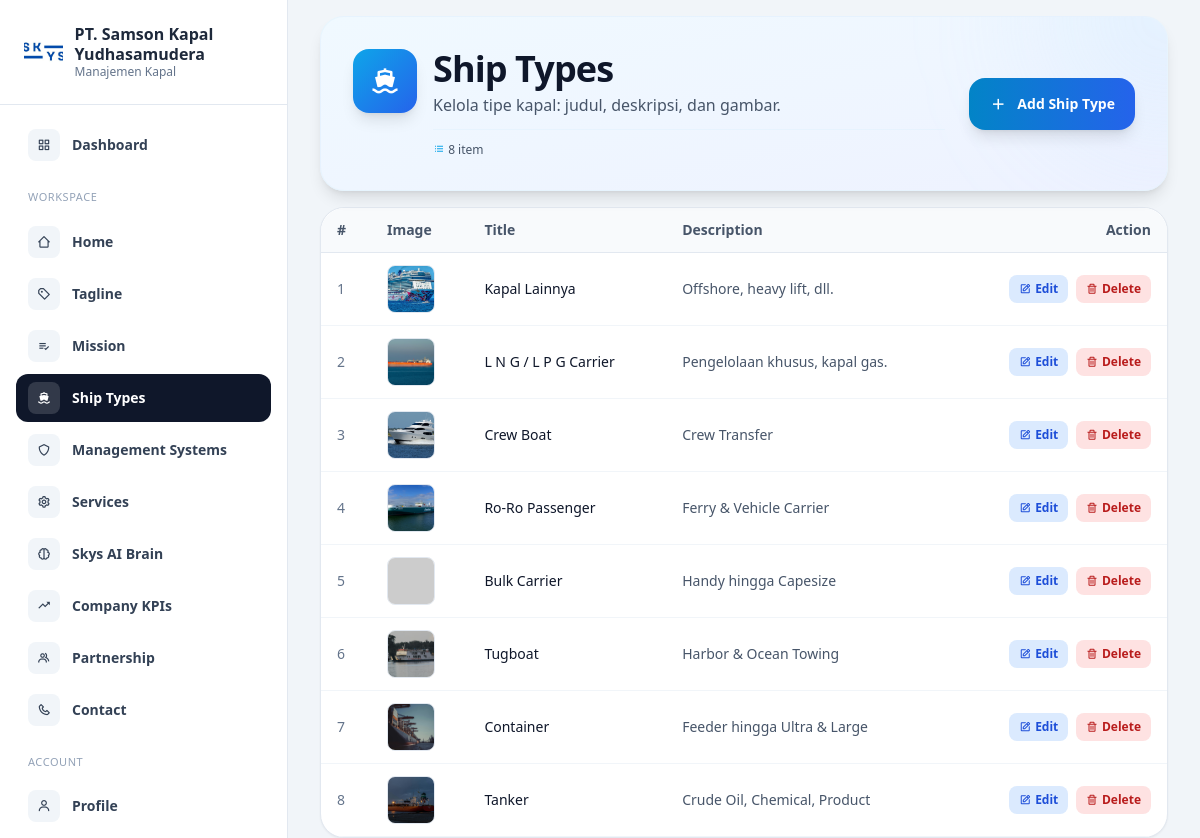
/dashboard/ship-types/index.php (signed in), run on the app's committed database.
### tables this page shows
CREATE TABLE `ship_types` (
  `id` int UNSIGNED NOT NULL,
  `title` varchar(255) NOT NULL,
  `description` text NOT NULL,
  `image` varchar(255) NOT NULL,
  `user_id` int UNSIGNED DEFAULT NULL,
  `created_at` datetime NOT NULL DEFAULT CURRENT_TIMESTAMP,
  `updated_at` datetime DEFAULT NULL ON UPDATE CURRENT_TIMESTAMP
);

### controllers/ShiptypesController.php (called while the page is built, shortened)
<?php
class ShiptypesController
{
    private mysqli $db;
    public function __construct(mysqli $db, ?AuthController $auth = null)
    {
        $this->db = $db;
    }
    public function getAll(): array
    {
        $list = [];
        $stmt = $this->db->prepare("SELECT id, title, description, image, user_id, created_at, updated_at FROM `ship_types` ORDER BY id DESC");
        $stmt->execute();
        $result = $stmt->get_result();
        while ($row = $result->fetch_assoc()) {
            $list[] = $row;
        }
        return $list;
    }
}

### dashboard/ship-types/index.php (the view, shortened to what this page needs)
<?php
require_once __DIR__ . '/../header.php';
require_once __DIR__ . '/../../config/db.php';
require_once __DIR__ . '/../../controllers/ShiptypesController.php';
$active = 'ship-types';
$auth = new AuthController($db);
$controller = new ShiptypesController($db, $auth);
$list = $controller->getAll();
?>
<section class="flex min-h-screen overflow-hidden">
    <?php require_once __DIR__ . '/../sidebar.php'; ?>
    <div class="flex-1 min-w-0 h-screen overflow-y-auto px-4 md:px-8 space-y-4">
        <div class="relative overflow-hidden rounded-3xl bg-gradient-to-br from-sky-50 via-blue-50 to-indigo-50 border border-sky-100/50 shadow-lg">
            <div class="absolute top-0 right-0 w-64 h-64 bg-gradient-to-br from-sky-200/20 to-blue-200/20 rounded-full blur-3xl -translate-y-1/2 translate-x-1/2"></div>
            <div class="relative px-6 md:px-8 py-6 md:py-8">
                <div class="flex flex-col md:flex-row items-start md:items-center md:justify-between gap-4 md:gap-6">
                    <div class="flex items-start gap-4 flex-1">
                        <div class="flex-shrink-0 w-14 h-14 md:w-16 md:h-16 rounded-2xl bg-gradient-to-br from-sky-500 to-blue-600 shadow-lg flex items-center justify-center hidden md:flex">
                            <i class='bx bxs-ship text-2xl md:text-3xl text-white'></i>
                        </div>
                        <div class="flex flex-col flex-1 min-w-0">
                            <h1 class="text-2xl sm:text-3xl md:text-4xl font-bold text-slate-900 tracking-tight">
                                Ship Types
                            </h1>
                            <p class="text-sm sm:text-base text-slate-600 leading-relaxed max-w-2xl mt-1">
                                Kelola tipe kapal: judul, deskripsi, dan gambar.
                            </p>
                            <div class="flex items-center gap-2 mt-3 pt-3 border-t border-sky-100/50 text-xs text-slate-600">
                                <span><i class='bx bx-list-ul text-sky-500'></i> <?php echo count($list); ?> item</span>
                            </div>
                        </div>
                    </div>
                    <div class="flex-shrink-0">
                        <a href="/dashboard/ship-types/create.php"
                            class="group flex items-center gap-2.5 rounded-2xl bg-gradient-to-r from-sky-600 to-blue-600 px-5 py-3 text-sm font-semibold text-white hover:from-sky-700 hover:to-blue-700 transition-all shadow-lg hover:shadow-xl transform hover:-translate-y-0.5">
                            <i class='bx bx-plus text-lg group-hover:rotate-90 transition-transform duration-300'></i>
                            <span class="hidden sm:inline">Add Ship Type</span>
                        </a>
                    </div>
                </div>
            </div>
        </div>
        <?php if (!empty($list)): ?>
            <div class="rounded-3xl border border-slate-200 bg-white shadow-sm overflow-hidden">
                <div class="overflow-x-auto">
                    <table class="w-full text-sm text-left">
                        <thead class="bg-slate-50 border-b border-slate-200 text-slate-600 font-semibold">
                            <tr>
                                <th class="px-4 py-3 rounded-tl-3xl">#</th>
                                <th class="px-4 py-3">Image</th>
                                <th class="px-4 py-3">Title</th>
                                <th class="px-4 py-3 max-w-xs">Description</th>
                                <th class="px-4 py-3 rounded-tr-3xl text-right">Action</th>
                            </tr>
                        </thead>
                        <tbody>
                            <?php foreach ($list as $i => $item): ?>
                                <tr class="border-b border-slate-100 hover:bg-slate-50/50">
                                    <td class="px-4 py-3 text-slate-500"><?php echo $i + 1; ?></td>
                                    <td class="px-4 py-3">
                                        <?php if (!empty($item['image'])): ?>
                                            <img src="<?php echo htmlspecialchars((strpos($item['image'], '/') === 0 ? '' : '/') . $item['image']); ?>"
                                                alt="" class="h-12 w-12 rounded-lg object-cover border border-slate-200"
                                                onerror="this.src='https://via.placeholder.com/48?text=?'">
                                        <?php else: ?>
                                            <span class="text-slate-400">—</span>
                                        <?php endif; ?>
                                    </td>
                                    <td class="px-4 py-3 font-medium text-slate-900"><?php echo htmlspecialchars($item['title']); ?></td>
                                    <td class="px-4 py-3 text-slate-600 max-w-xs truncate"><?php echo htmlspecialchars($item['description']); ?></td>
                                    <td class="px-4 py-3 text-right">
                                        <a href="/dashboard/ship-types/edit.php?id=<?php echo (int) $item['id']; ?>"
                                            class="inline-flex items-center gap-1 rounded-lg bg-blue-100 px-2.5 py-1.5 text-xs font-semibold text-blue-700 hover:bg-blue-200 mr-1">
                                            <i class='bx bx-edit'></i> Edit
                                        </a>
                                        <form action="/dashboard/ship-types/process.php" method="POST" class="inline" onsubmit="return confirm('Hapus ship type ini?');">
                                            <button type="submit" class="inline-flex items-center gap-1 rounded-lg bg-red-100 px-2.5 py-1.5 text-xs font-semibold text-red-700 hover:bg-red-200">
                                                <i class='bx bx-trash'></i> Delete
                                            </button>
                                        </form>
                                    </td>
                                </tr>
                            <?php endforeach; ?>
                        </tbody>
                    </table>
                </div>
            </div>
        <?php endif; ?>
    </div>
</section>
<?php require_once __DIR__ . '/../footer.php'; ?>

### dashboard/header.php (shortened to what this page needs)
<!DOCTYPE html>
<html lang="id">
<head>
    <script src="https://cdn.tailwindcss.com"></script>
    <link rel="stylesheet" href="https://cdnjs.cloudflare.com/ajax/libs/toastr.js/latest/toastr.min.css" />
    <link rel="stylesheet" href="https://cdnjs.cloudflare.com/ajax/libs/boxicons/2.1.4/css/boxicons.min.css">
</head>
<body class="bg-slate-100 text-slate-900">

### dashboard/sidebar.php (shortened to what this page needs)
<?php
$active = $active ?? 'dashboard';
function navClass(string $key, string $active): string
{
    $base = 'flex items-center gap-3 px-3 py-2 rounded-xl text-sm font-semibold ';
    if ($key === $active) {
        return $base . 'bg-slate-900 text-white';
    }
    return $base . 'text-slate-700 hover:bg-slate-100';
}
?>
<aside id="sidebar"
    class="fixed inset-y-0 left-0 z-50 w-72 bg-white text-slate-800 h-screen min-h-screen overflow-y-auto flex flex-col border-r border-slate-200 transform -translate-x-full transition-transform duration-300 ease-in-out lg:relative lg:translate-x-0">
    <div class="px-6 py-6 border-b border-slate-200 flex items-center justify-between">
        <div class="flex items-center gap-3">
            <div class="h-14 w-14 rounded-xl overflow-hidden">
                <img src="/public/logo.jpeg" alt="PT Samson Sure" class="h-full w-full object-cover">
            </div>
            <div>
                <div class="text-base font-semibold leading-tight">PT. Samson Kapal Yudhasamudera</div>
                <div class="text-xs text-slate-500">Manajemen Kapal</div>
            </div>
        </div>
    </div>
    <nav class="px-4 py-4 flex-1 space-y-1">
        <a href="/dashboard" class="<?php echo navClass('dashboard', $active); ?>">
            <span class="inline-flex h-8 w-8 items-center justify-center rounded-lg <?php echo $active === 'dashboard' ? 'bg-white/15' : 'bg-slate-100 text-slate-700'; ?>">
                <i class="bx bx-grid-alt"></i>
            </span>
            Dashboard
        </a>
        <div class="pt-4 pb-2 px-3 text-[11px] uppercase tracking-wider text-slate-400">Workspace</div>
        <a href="/dashboard/home" class="<?php echo navClass('home', $active); ?>">
            <span class="inline-flex h-8 w-8 items-center justify-center rounded-lg <?php echo $active === 'home' ? 'bg-white/15' : 'bg-slate-100 text-slate-700'; ?>">
                <i class="bx bx-home-alt-2"></i>
            </span>
            Home
        </a>
        <a href="/dashboard/tagline" class="<?php echo navClass('tagline', $active); ?>">
            <span class="inline-flex h-8 w-8 items-center justify-center rounded-lg <?php echo $active === 'tagline' ? 'bg-white/15' : 'bg-slate-100 text-slate-700'; ?>">
                <i class="bx bx-purchase-tag-alt"></i>
            </span>
            Tagline
        </a>
        <a href="/dashboard/mission" class="<?php echo navClass('mission', $active); ?>">
            <span class="inline-flex h-8 w-8 items-center justify-center rounded-lg <?php echo $active === 'mission' ? 'bg-white/15' : 'bg-slate-100 text-slate-700'; ?>">
                <i class="bx bx-list-check"></i>
            </span>
            Mission
        </a>
        <a href="/dashboard/ship-types" class="<?php echo navClass('ship-types', $active); ?>">
            <span class="inline-flex h-8 w-8 items-center justify-center rounded-lg <?php echo $active === 'ship-types' ? 'bg-white/15' : 'bg-slate-100 text-slate-700'; ?>">
                <i class="bx bxs-ship"></i>
            </span>
            Ship Types
        </a>
        <a href="/dashboard/management-systems" class="<?php echo navClass('management-systems', $active); ?>">
            <span class="inline-flex h-8 w-8 items-center justify-center rounded-lg <?php echo $active === 'management-systems' ? 'bg-white/15' : 'bg-slate-100 text-slate-700'; ?>">
                <i class="bx bx-shield"></i>
            </span>
            Management Systems
        </a>
        <a href="/dashboard/services" class="<?php echo navClass('services', $active); ?>">
            <span class="inline-flex h-8 w-8 items-center justify-center rounded-lg <?php echo $active === 'services' ? 'bg-white/15' : 'bg-slate-100 text-slate-700'; ?>">
                <i class="bx bx-cog"></i>
            </span>
            Services
        </a>
        <a href="/dashboard/skys-ai-brain" class="<?php echo navClass('skys-ai-brain', $active); ?>">
            <span class="inline-flex h-8 w-8 items-center justify-center rounded-lg <?php echo $active === 'skys-ai-brain' ? 'bg-white/15' : 'bg-slate-100 text-slate-700'; ?>">
                <i class="bx bx-brain"></i>
            </span>
            Skys AI Brain
        </a>
        <a href="/dashboard/company-kpis" class="<?php echo navClass('company-kpis', $active); ?>">
            <span class="inline-flex h-8 w-8 items-center justify-center rounded-lg <?php echo $active === 'company-kpis' ? 'bg-white/15' : 'bg-slate-100 text-slate-700'; ?>">
                <i class="bx bx-trending-up"></i>
            </span>
            Company KPIs
        </a>
        <a href="/dashboard/partnership" class="<?php echo navClass('partnership', $active); ?>">
            <span class="inline-flex h-8 w-8 items-center justify-center rounded-lg <?php echo $active === 'partnership' ? 'bg-white/15' : 'bg-slate-100 text-slate-700'; ?>">
                <i class="bx bx-group"></i>
            </span>
            Partnership
        </a>
        <a href="/dashboard/contact" class="<?php echo navClass('contact', $active); ?>">
            <span class="inline-flex h-8 w-8 items-center justify-center rounded-lg <?php echo $active === 'contact' ? 'bg-white/15' : 'bg-slate-100 text-slate-700'; ?>">
                <i class="bx bx-phone"></i>
            </span>
            Contact
        </a>
        <div class="pt-4 pb-2 px-3 text-[11px] uppercase tracking-wider text-slate-400">Account</div>
        <a href="/dashboard/profile" class="<?php echo navClass('profile', $active); ?>">
            <span class="inline-flex h-8 w-8 items-center justify-center rounded-lg <?php echo $active === 'profile' ? 'bg-white/15' : 'bg-slate-100 text-slate-700'; ?>">
                <i class="bx bx-user"></i>
            </span>
            Profile
        </a>
    </nav>
</aside>

### dashboard/footer.php (shortened to what this page needs)
<?php if (!defined('FOOTER_INCLUDED')): ?>
    </body>
    </html>
<?php endif; ?>

### data on the page
ship_types: image (picture), title "Kapal Lainnya", description "Offshore, heavy lift, dll."
ship_types: image (picture), title "L N G / L P G Carrier", description "Pengelolaan khusus, kapal gas."
ship_types: image (picture), title "Crew Boat", description "Crew Transfer"
ship_types: image (picture), title "Ro-Ro Passenger", description "Ferry & Vehicle Carrier"
ship_types: title "Bulk Carrier", description "Handy hingga Capesize"
ship_types: image (picture), title "Tugboat", description "Harbor & Ocean Towing"
ship_types: image (picture), title "Container", description "Feeder hingga Ultra & Large"
ship_types: image (picture), title "Tanker", description "Crude Oil, Chemical, Product"

### other printed values
count($list) "8"
